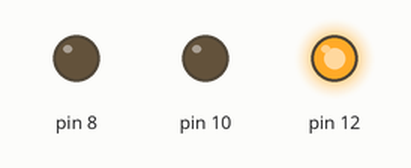
Simulated run of this sketch. Board: Arduino Uno, built with avr-gcc and run on an emulated ATmega328P. Parts: output pins drawn as LEDs (lit = HIGH).

Above: at 0.5 s.
At 2.5 s:
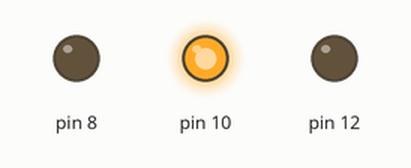
At 4.5 s:
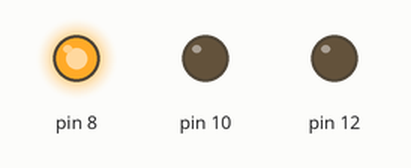
At 5.5 s:
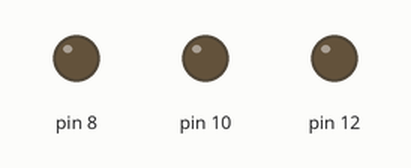
Timing chart, 0 to 7.8 s (numbered marks = the images above):
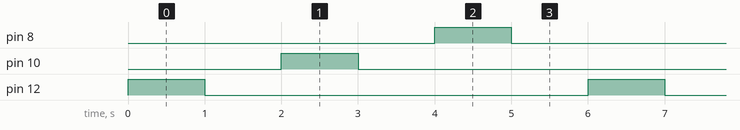

Measured:
- by itself, pin 8, pin 10, pin 12: alternates HIGH for 1.0 s and LOW for 5.0 s
- by itself, everything shown: repeats every 6.0 s, in 6 steps

The sketch:

led_lighting_up1.ino
```cpp
// C++ code
//
int sleeptime = 1000;

void setup()
{
  pinMode(12, OUTPUT);
  pinMode(10, OUTPUT);
  pinMode(8, OUTPUT);
}

void loop()
{

  digitalWrite(12, HIGH);
 delay (sleeptime );
  digitalWrite(12, LOW);
  delay (sleeptime );
  digitalWrite(10, HIGH);
  delay (sleeptime) ;
  digitalWrite(10, LOW);
  delay (sleeptime) ;
  digitalWrite(8, HIGH);
  delay (sleeptime );
  digitalWrite(8, LOW);
  delay(1000); // Delay a little bit to improve simulation performance
}
```
